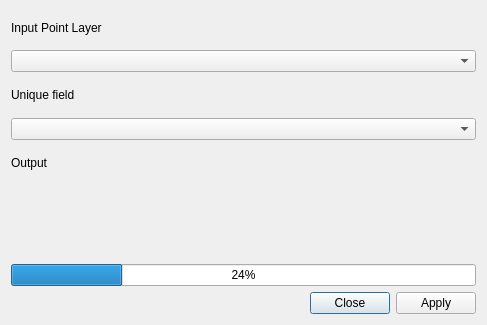
<?xml version="1.0" encoding="UTF-8"?>
<ui version="4.0">
 <class>hcmgis_lec_form</class>
 <widget class="QDialog" name="hcmgis_lec_form">
  <property name="windowModality">
   <enum>Qt::ApplicationModal</enum>
  </property>
  <property name="enabled">
   <bool>true</bool>
  </property>
  <property name="geometry">
   <rect>
    <x>0</x>
    <y>0</y>
    <width>487</width>
    <height>325</height>
   </rect>
  </property>
  <property name="mouseTracking">
   <bool>false</bool>
  </property>
  <property name="windowTitle">
   <string>Largest Empty Circle</string>
  </property>
  <layout class="QVBoxLayout" name="verticalLayout">
   <item>
    <layout class="QGridLayout" name="gridLayout">
     <item row="2" column="0" colspan="2">
      <widget class="QLabel" name="LblOutput_2">
       <property name="text">
        <string>Unique field</string>
       </property>
      </widget>
     </item>
     <item row="10" column="0" colspan="2">
      <widget class="QProgressBar" name="status">
       <property name="value">
        <number>24</number>
       </property>
      </widget>
     </item>
     <item row="0" column="0" colspan="2">
      <widget class="QLabel" name="LblInput">
       <property name="text">
        <string>Input Point Layer</string>
       </property>
      </widget>
     </item>
     <item row="3" column="0" colspan="2">
      <widget class="QgsFieldComboBox" name="CboField"/>
     </item>
     <item row="8" column="0" colspan="2">
      <widget class="QLabel" name="LblStatus">
       <property name="text">
        <string/>
       </property>
      </widget>
     </item>
     <item row="4" column="0" colspan="2">
      <widget class="QLabel" name="LblOutput">
       <property name="text">
        <string>Output</string>
       </property>
      </widget>
     </item>
     <item row="1" column="0" colspan="2">
      <widget class="QgsMapLayerComboBox" name="CboInput">
       <property name="showCrs">
        <bool>true</bool>
       </property>
      </widget>
     </item>
     <item row="5" column="0">
      <widget class="QgsFileWidget" name="output_file_name"/>
     </item>
    </layout>
   </item>
   <item>
    <widget class="QDialogButtonBox" name="BtnApplyClose">
     <property name="standardButtons">
      <set>QDialogButtonBox::Apply|QDialogButtonBox::Close</set>
     </property>
    </widget>
   </item>
  </layout>
 </widget>
 <customwidgets>
  <customwidget>
   <class>QgsFieldComboBox</class>
   <extends>QComboBox</extends>
   <header>qgsfieldcombobox.h</header>
  </customwidget>
  <customwidget>
   <class>QgsFileWidget</class>
   <extends>QWidget</extends>
   <header>qgsfilewidget.h</header>
  </customwidget>
  <customwidget>
   <class>QgsMapLayerComboBox</class>
   <extends>QComboBox</extends>
   <header>qgsmaplayercombobox.h</header>
  </customwidget>
 </customwidgets>
 <resources/>
 <connections>
  <connection>
   <sender>BtnApplyClose</sender>
   <signal>accepted()</signal>
   <receiver>hcmgis_lec_form</receiver>
   <slot>accept()</slot>
   <hints>
    <hint type="sourcelabel">
     <x>251</x>
     <y>272</y>
    </hint>
    <hint type="destinationlabel">
     <x>169</x>
     <y>143</y>
    </hint>
   </hints>
  </connection>
  <connection>
   <sender>BtnApplyClose</sender>
   <signal>rejected()</signal>
   <receiver>hcmgis_lec_form</receiver>
   <slot>reject()</slot>
   <hints>
    <hint type="sourcelabel">
     <x>251</x>
     <y>272</y>
    </hint>
    <hint type="destinationlabel">
     <x>169</x>
     <y>143</y>
    </hint>
   </hints>
  </connection>
 </connections>
</ui>
